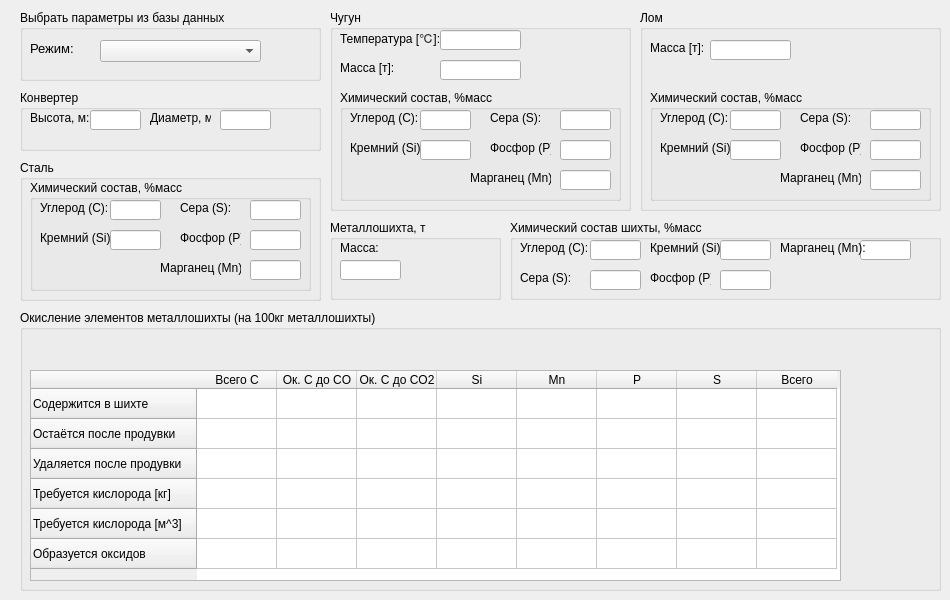
    <widget class="QWidget" name="tab">
     <attribute name="title">
      <string>Металлошихта</string>
     </attribute>
     <widget class="QGroupBox" name="groupBox">
      <property name="geometry">
       <rect>
        <x>20</x>
        <y>160</y>
        <width>301</width>
        <height>141</height>
       </rect>
      </property>
      <property name="title">
       <string>Сталь</string>
      </property>
      <widget class="QGroupBox" name="groupBox_4">
       <property name="geometry">
        <rect>
         <x>10</x>
         <y>20</y>
         <width>281</width>
         <height>111</height>
        </rect>
       </property>
       <property name="title">
        <string>Химический состав, %масс</string>
       </property>
       <widget class="QLabel" name="label">
        <property name="geometry">
         <rect>
          <x>10</x>
          <y>20</y>
          <width>71</width>
          <height>16</height>
         </rect>
        </property>
        <property name="text">
         <string>Углерод (C):</string>
        </property>
       </widget>
       <widget class="QLabel" name="label_2">
        <property name="geometry">
         <rect>
          <x>10</x>
          <y>50</y>
          <width>71</width>
          <height>16</height>
         </rect>
        </property>
        <property name="text">
         <string>Кремний (Si):</string>
        </property>
       </widget>
       <widget class="QLabel" name="label_3">
        <property name="geometry">
         <rect>
          <x>150</x>
          <y>20</y>
          <width>51</width>
          <height>16</height>
         </rect>
        </property>
        <property name="text">
         <string>Сера (S):</string>
        </property>
       </widget>
       <widget class="QLabel" name="label_4">
        <property name="geometry">
         <rect>
          <x>150</x>
          <y>50</y>
          <width>61</width>
          <height>16</height>
         </rect>
        </property>
        <property name="text">
         <string>Фосфор (P):</string>
        </property>
       </widget>
       <widget class="QLineEdit" name="steelCarbon">
        <property name="geometry">
         <rect>
          <x>80</x>
          <y>20</y>
          <width>51</width>
          <height>20</height>
         </rect>
        </property>
       </widget>
       <widget class="QLineEdit" name="steelSilicon">
        <property name="geometry">
         <rect>
          <x>80</x>
          <y>50</y>
          <width>51</width>
          <height>20</height>
         </rect>
        </property>
       </widget>
       <widget class="QLineEdit" name="steelSerum">
        <property name="geometry">
         <rect>
          <x>220</x>
          <y>20</y>
          <width>51</width>
          <height>20</height>
         </rect>
        </property>
       </widget>
       <widget class="QLineEdit" name="steelPhosphor">
        <property name="geometry">
         <rect>
          <x>220</x>
          <y>50</y>
          <width>51</width>
          <height>20</height>
         </rect>
        </property>
       </widget>
       <widget class="QLabel" name="label_26">
        <property name="geometry">
         <rect>
          <x>130</x>
          <y>80</y>
          <width>81</width>
          <height>16</height>
         </rect>
        </property>
        <property name="text">
         <string>Марганец (Mn):</string>
        </property>
       </widget>
       <widget class="QLineEdit" name="steelManganese">
        <property name="enabled">
         <bool>true</bool>
        </property>
        <property name="geometry">
         <rect>
          <x>220</x>
          <y>80</y>
          <width>51</width>
          <height>20</height>
         </rect>
        </property>
        <property name="text">
         <string/>
        </property>
       </widget>
      </widget>
     </widget>
     <widget class="QGroupBox" name="groupBox_2">
      <property name="geometry">
       <rect>
        <x>330</x>
        <y>10</y>
        <width>301</width>
        <height>201</height>
       </rect>
      </property>
      <property name="title">
       <string>Чугун</string>
      </property>
      <widget class="QLineEdit" name="castTemperature">
       <property name="geometry">
        <rect>
         <x>110</x>
         <y>20</y>
         <width>81</width>
         <height>20</height>
        </rect>
       </property>
       <property name="text">
        <string/>
       </property>
      </widget>
      <widget class="QLabel" name="label_5">
       <property name="geometry">
        <rect>
         <x>10</x>
         <y>20</y>
         <width>101</width>
         <height>16</height>
        </rect>
       </property>
       <property name="text">
        <string>Температура [℃]:</string>
       </property>
      </widget>
      <widget class="QLabel" name="label_6">
       <property name="geometry">
        <rect>
         <x>10</x>
         <y>50</y>
         <width>101</width>
         <height>16</height>
        </rect>
       </property>
       <property name="text">
        <string>Масса [т]:</string>
       </property>
      </widget>
      <widget class="QLineEdit" name="castWeight">
       <property name="geometry">
        <rect>
         <x>110</x>
         <y>50</y>
         <width>81</width>
         <height>20</height>
        </rect>
       </property>
       <property name="text">
        <string/>
       </property>
      </widget>
      <widget class="QGroupBox" name="groupBox_6">
       <property name="geometry">
        <rect>
         <x>10</x>
         <y>80</y>
         <width>281</width>
         <height>111</height>
        </rect>
       </property>
       <property name="title">
        <string>Химический состав, %масс</string>
       </property>
       <widget class="QLabel" name="label_7">
        <property name="geometry">
         <rect>
          <x>10</x>
          <y>20</y>
          <width>71</width>
          <height>16</height>
         </rect>
        </property>
        <property name="text">
         <string>Углерод (C):</string>
        </property>
       </widget>
       <widget class="QLabel" name="label_8">
        <property name="geometry">
         <rect>
          <x>10</x>
          <y>50</y>
          <width>71</width>
          <height>16</height>
         </rect>
        </property>
        <property name="text">
         <string>Кремний (Si):</string>
        </property>
       </widget>
       <widget class="QLabel" name="label_9">
        <property name="geometry">
         <rect>
          <x>150</x>
          <y>20</y>
          <width>51</width>
          <height>16</height>
         </rect>
        </property>
        <property name="text">
         <string>Сера (S):</string>
        </property>
       </widget>
       <widget class="QLabel" name="label_10">
        <property name="geometry">
         <rect>
          <x>150</x>
          <y>50</y>
          <width>61</width>
          <height>16</height>
         </rect>
        </property>
        <property name="text">
         <string>Фосфор (P):</string>
        </property>
       </widget>
       <widget class="QLineEdit" name="castCarbon">
        <property name="geometry">
         <rect>
          <x>80</x>
          <y>20</y>
          <width>51</width>
          <height>20</height>
         </rect>
        </property>
       </widget>
       <widget class="QLineEdit" name="castSilicon">
        <property name="geometry">
         <rect>
          <x>80</x>
          <y>50</y>
          <width>51</width>
          <height>20</height>
         </rect>
        </property>
       </widget>
       <widget class="QLineEdit" name="castSerum">
        <property name="geometry">
         <rect>
          <x>220</x>
          <y>20</y>
          <width>51</width>
          <height>20</height>
         </rect>
        </property>
       </widget>
       <widget class="QLineEdit" name="castPhosphor">
        <property name="geometry">
         <rect>
          <x>220</x>
          <y>50</y>
          <width>51</width>
          <height>20</height>
         </rect>
        </property>
       </widget>
       <widget class="QLineEdit" name="castManganese">
        <property name="enabled">
         <bool>true</bool>
        </property>
        <property name="geometry">
         <rect>
          <x>220</x>
          <y>80</y>
          <width>51</width>
          <height>20</height>
         </rect>
        </property>
        <property name="text">
         <string/>
        </property>
       </widget>
       <widget class="QLabel" name="label_24">
        <property name="geometry">
         <rect>
          <x>130</x>
          <y>80</y>
          <width>81</width>
          <height>16</height>
         </rect>
        </property>
        <property name="text">
         <string>Марганец (Mn):</string>
        </property>
       </widget>
      </widget>
     </widget>
     <widget class="QGroupBox" name="groupBox_5">
      <property name="geometry">
       <rect>
        <x>330</x>
        <y>220</y>
        <width>171</width>
        <height>80</height>
       </rect>
      </property>
      <property name="title">
       <string>Металлошихта, т</string>
      </property>
      <widget class="QLineEdit" name="MetalCharge">
       <property name="enabled">
        <bool>true</bool>
       </property>
       <property name="geometry">
        <rect>
         <x>10</x>
         <y>40</y>
         <width>61</width>
         <height>20</height>
        </rect>
       </property>
       <property name="readOnly">
        <bool>true</bool>
       </property>
      </widget>
      <widget class="QLabel" name="label_16">
       <property name="geometry">
        <rect>
         <x>10</x>
         <y>20</y>
         <width>41</width>
         <height>16</height>
        </rect>
       </property>
       <property name="text">
        <string>Масса:</string>
       </property>
      </widget>
      <widget class="QPushButton" name="calcMetalCharge">
       <property name="enabled">
        <bool>true</bool>
       </property>
       <property name="geometry">
        <rect>
         <x>110</x>
         <y>10</y>
         <width>51</width>
         <height>61</height>
        </rect>
       </property>
       <property name="text">
        <string/>
       </property>
       <property name="icon">
        <iconset>
         <normaloff>../Pictures/calculate.ico</normaloff>../Pictures/calculate.ico</iconset>
       </property>
       <property name="iconSize">
        <size>
         <width>48</width>
         <height>48</height>
        </size>
       </property>
       <property name="flat">
        <bool>true</bool>
       </property>
      </widget>
     </widget>
     <widget class="QGroupBox" name="groupBox_3">
      <property name="geometry">
       <rect>
        <x>640</x>
        <y>10</y>
        <width>301</width>
        <height>201</height>
       </rect>
      </property>
      <property name="title">
       <string>Лом</string>
      </property>
      <widget class="QLabel" name="label_11">
       <property name="geometry">
        <rect>
         <x>10</x>
         <y>30</y>
         <width>101</width>
         <height>16</height>
        </rect>
       </property>
       <property name="text">
        <string>Масса [т]:</string>
       </property>
      </widget>
      <widget class="QLineEdit" name="scrapWeight">
       <property name="geometry">
        <rect>
         <x>70</x>
         <y>30</y>
         <width>81</width>
         <height>20</height>
        </rect>
       </property>
       <property name="text">
        <string/>
       </property>
      </widget>
      <widget class="QGroupBox" name="groupBox_7">
       <property name="geometry">
        <rect>
         <x>10</x>
         <y>80</y>
         <width>281</width>
         <height>111</height>
        </rect>
       </property>
       <property name="title">
        <string>Химический состав, %масс</string>
       </property>
       <widget class="QLabel" name="label_12">
        <property name="geometry">
         <rect>
          <x>10</x>
          <y>20</y>
          <width>71</width>
          <height>16</height>
         </rect>
        </property>
        <property name="text">
         <string>Углерод (C):</string>
        </property>
       </widget>
       <widget class="QLabel" name="label_13">
        <property name="geometry">
         <rect>
          <x>10</x>
          <y>50</y>
          <width>71</width>
          <height>16</height>
         </rect>
        </property>
        <property name="text">
         <string>Кремний (Si):</string>
        </property>
       </widget>
       <widget class="QLabel" name="label_14">
        <property name="geometry">
         <rect>
          <x>150</x>
          <y>20</y>
          <width>51</width>
          <height>16</height>
         </rect>
        </property>
        <property name="text">
         <string>Сера (S):</string>
        </property>
       </widget>
       <widget class="QLabel" name="label_15">
        <property name="geometry">
         <rect>
          <x>150</x>
          <y>50</y>
          <width>61</width>
          <height>16</height>
         </rect>
        </property>
        <property name="text">
         <string>Фосфор (P):</string>
        </property>
       </widget>
       <widget class="QLineEdit" name="scrapCarbon">
        <property name="geometry">
         <rect>
          <x>80</x>
          <y>20</y>
          <width>51</width>
          <height>20</height>
         </rect>
        </property>
       </widget>
       <widget class="QLineEdit" name="scrapSilicon">
        <property name="geometry">
         <rect>
          <x>80</x>
          <y>50</y>
          <width>51</width>
          <height>20</height>
         </rect>
        </property>
       </widget>
       <widget class="QLineEdit" name="scrapSerum">
        <property name="geometry">
         <rect>
          <x>220</x>
          <y>20</y>
          <width>51</width>
          <height>20</height>
         </rect>
        </property>
       </widget>
       <widget class="QLineEdit" name="scrapPhosphor">
        <property name="geometry">
         <rect>
          <x>220</x>
          <y>50</y>
          <width>51</width>
          <height>20</height>
         </rect>
        </property>
       </widget>
       <widget class="QLabel" name="label_25">
        <property name="geometry">
         <rect>
          <x>130</x>
          <y>80</y>
          <width>81</width>
          <height>16</height>
         </rect>
        </property>
        <property name="text">
         <string>Марганец (Mn):</string>
        </property>
       </widget>
       <widget class="QLineEdit" name="scrapManganese">
        <property name="enabled">
         <bool>true</bool>
        </property>
        <property name="geometry">
         <rect>
          <x>220</x>
          <y>80</y>
          <width>51</width>
          <height>20</height>
         </rect>
        </property>
        <property name="text">
         <string/>
        </property>
       </widget>
      </widget>
     </widget>
     <widget class="QGroupBox" name="groupBox_8">
      <property name="geometry">
       <rect>
        <x>510</x>
        <y>220</y>
        <width>431</width>
        <height>80</height>
       </rect>
      </property>
      <property name="title">
       <string>Химический состав шихты, %масс</string>
      </property>
      <widget class="QLabel" name="label_17">
       <property name="geometry">
        <rect>
         <x>10</x>
         <y>20</y>
         <width>71</width>
         <height>16</height>
        </rect>
       </property>
       <property name="text">
        <string>Углерод (C):</string>
       </property>
      </widget>
      <widget class="QLineEdit" name="ChemCarbon">
       <property name="enabled">
        <bool>true</bool>
       </property>
       <property name="geometry">
        <rect>
         <x>80</x>
         <y>20</y>
         <width>51</width>
         <height>20</height>
        </rect>
       </property>
       <property name="readOnly">
        <bool>true</bool>
       </property>
      </widget>
      <widget class="QLabel" name="label_18">
       <property name="geometry">
        <rect>
         <x>10</x>
         <y>50</y>
         <width>51</width>
         <height>16</height>
        </rect>
       </property>
       <property name="text">
        <string>Сера (S):</string>
       </property>
      </widget>
      <widget class="QLineEdit" name="ChemSerum">
       <property name="enabled">
        <bool>true</bool>
       </property>
       <property name="geometry">
        <rect>
         <x>80</x>
         <y>50</y>
         <width>51</width>
         <height>20</height>
        </rect>
       </property>
       <property name="readOnly">
        <bool>true</bool>
       </property>
      </widget>
      <widget class="QLineEdit" name="ChemSilicon">
       <property name="enabled">
        <bool>true</bool>
       </property>
       <property name="geometry">
        <rect>
         <x>210</x>
         <y>20</y>
         <width>51</width>
         <height>20</height>
        </rect>
       </property>
       <property name="readOnly">
        <bool>true</bool>
       </property>
      </widget>
      <widget class="QLabel" name="label_19">
       <property name="geometry">
        <rect>
         <x>140</x>
         <y>20</y>
         <width>71</width>
         <height>16</height>
        </rect>
       </property>
       <property name="text">
        <string>Кремний (Si):</string>
       </property>
      </widget>
      <widget class="QLineEdit" name="ChemPhosphor">
       <property name="enabled">
        <bool>true</bool>
       </property>
       <property name="geometry">
        <rect>
         <x>210</x>
         <y>50</y>
         <width>51</width>
         <height>20</height>
        </rect>
       </property>
       <property name="readOnly">
        <bool>true</bool>
       </property>
      </widget>
      <widget class="QLabel" name="label_20">
       <property name="geometry">
        <rect>
         <x>140</x>
         <y>50</y>
         <width>61</width>
         <height>16</height>
        </rect>
       </property>
       <property name="text">
        <string>Фосфор (P):</string>
       </property>
      </widget>
      <widget class="QLineEdit" name="ChemManganese">
       <property name="enabled">
        <bool>true</bool>
       </property>
       <property name="geometry">
        <rect>
         <x>350</x>
         <y>20</y>
         <width>51</width>
         <height>20</height>
        </rect>
       </property>
       <property name="text">
        <string/>
       </property>
       <property name="readOnly">
        <bool>true</bool>
       </property>
      </widget>
      <widget class="QLabel" name="label_21">
       <property name="geometry">
        <rect>
         <x>270</x>
         <y>20</y>
         <width>91</width>
         <height>16</height>
        </rect>
       </property>
       <property name="text">
        <string>Марганец (Mn):</string>
       </property>
      </widget>
     </widget>
     <widget class="QGroupBox" name="groupBox_9">
      <property name="geometry">
       <rect>
        <x>20</x>
        <y>310</y>
        <width>921</width>
        <height>281</height>
       </rect>
      </property>
      <property name="title">
       <string>Окисление элементов металлошихты (на 100кг металлошихты)</string>
      </property>
      <widget class="QTableWidget" name="OxidationTable">
       <property name="enabled">
        <bool>true</bool>
       </property>
       <property name="geometry">
        <rect>
         <x>10</x>
         <y>60</y>
         <width>811</width>
         <height>211</height>
        </rect>
       </property>
       <attribute name="horizontalHeaderDefaultSectionSize">
        <number>80</number>
       </attribute>
       <row>
        <property name="text">
         <string>Содержится в шихте</string>
        </property>
       </row>
       <row>
        <property name="text">
         <string>Остаётся после продувки</string>
        </property>
       </row>
       <row>
        <property name="text">
         <string>Удаляется после продувки</string>
        </property>
       </row>
       <row>
        <property name="text">
         <string>Требуется кислорода [кг]</string>
        </property>
       </row>
       <row>
        <property name="text">
         <string>Требуется кислорода [м^3]</string>
        </property>
       </row>
       <row>
        <property name="text">
         <string>Образуется оксидов</string>
        </property>
       </row>
       <column>
        <property name="text">
         <string>Всего C</string>
        </property>
       </column>
       <column>
        <property name="text">
         <string>Ок. C до CO</string>
        </property>
       </column>
       <column>
        <property name="text">
         <string>Ок. C до CO2</string>
        </property>
       </column>
       <column>
        <property name="text">
         <string>Si</string>
        </property>
       </column>
       <column>
        <property name="text">
         <string>Mn</string>
        </property>
       </column>
       <column>
        <property name="text">
         <string>P</string>
        </property>
       </column>
       <column>
        <property name="text">
         <string>S</string>
        </property>
       </column>
       <column>
        <property name="text">
         <string>Всего</string>
        </property>
       </column>
       <item row="0" column="0">
        <property name="text">
         <string/>
        </property>
       </item>
      </widget>
      <widget class="QPushButton" name="calcTable">
       <property name="enabled">
        <bool>true</bool>
       </property>
       <property name="geometry">
        <rect>
         <x>830</x>
         <y>60</y>
         <width>51</width>
         <height>61</height>
        </rect>
       </property>
       <property name="text">
        <string/>
       </property>
       <property name="icon">
        <iconset>
         <normaloff>../Pictures/calculate.ico</normaloff>../Pictures/calculate.ico</iconset>
       </property>
       <property name="iconSize">
        <size>
         <width>48</width>
         <height>48</height>
        </size>
       </property>
       <property name="flat">
        <bool>true</bool>
       </property>
      </widget>
     </widget>
     <widget class="QGroupBox" name="groupBox_11">
      <property name="geometry">
       <rect>
        <x>20</x>
        <y>10</y>
        <width>301</width>
        <height>71</height>
       </rect>
      </property>
      <property name="title">
       <string>Выбрать параметры из базы данных</string>
      </property>
      <widget class="QComboBox" name="ModeComboBox">
       <property name="geometry">
        <rect>
         <x>80</x>
         <y>30</y>
         <width>161</width>
         <height>22</height>
        </rect>
       </property>
      </widget>
      <widget class="QLabel" name="label_23">
       <property name="geometry">
        <rect>
         <x>10</x>
         <y>30</y>
         <width>61</width>
         <height>16</height>
        </rect>
       </property>
       <property name="font">
        <font>
         <pointsize>10</pointsize>
        </font>
       </property>
       <property name="text">
        <string>Режим:</string>
       </property>
      </widget>
      <widget class="QPushButton" name="AddNewMode">
       <property name="enabled">
        <bool>false</bool>
       </property>
       <property name="geometry">
        <rect>
         <x>260</x>
         <y>30</y>
         <width>31</width>
         <height>21</height>
        </rect>
       </property>
       <property name="text">
        <string/>
       </property>
       <property name="icon">
        <iconset>
         <normaloff>../Pictures/add.ico</normaloff>../Pictures/add.ico</iconset>
       </property>
       <property name="flat">
        <bool>true</bool>
       </property>
      </widget>
     </widget>
     <widget class="QGroupBox" name="groupBox_13">
      <property name="geometry">
       <rect>
        <x>20</x>
        <y>90</y>
        <width>301</width>
        <height>61</height>
       </rect>
      </property>
      <property name="title">
       <string>Конвертер</string>
      </property>
      <widget class="QPushButton" name="CheckConverter">
       <property name="enabled">
        <bool>true</bool>
       </property>
       <property name="geometry">
        <rect>
         <x>260</x>
         <y>20</y>
         <width>31</width>
         <height>21</height>
        </rect>
       </property>
       <property name="text">
        <string/>
       </property>
       <property name="icon">
        <iconset>
         <normaloff>C:/Users/ilyal/YandexDisk/repos/SteelmakingConverter/Pictures/testing.ico</normaloff>C:/Users/ilyal/YandexDisk/repos/SteelmakingConverter/Pictures/testing.ico</iconset>
       </property>
       <property name="flat">
        <bool>true</bool>
       </property>
      </widget>
      <widget class="QLineEdit" name="height">
       <property name="geometry">
        <rect>
         <x>70</x>
         <y>20</y>
         <width>51</width>
         <height>20</height>
        </rect>
       </property>
       <property name="text">
        <string/>
       </property>
      </widget>
      <widget class="QLabel" name="label_28">
       <property name="geometry">
        <rect>
         <x>10</x>
         <y>20</y>
         <width>61</width>
         <height>16</height>
        </rect>
       </property>
       <property name="text">
        <string>Высота, м:</string>
       </property>
      </widget>
      <widget class="QLineEdit" name="diametr">
       <property name="geometry">
        <rect>
         <x>200</x>
         <y>20</y>
         <width>51</width>
         <height>20</height>
        </rect>
       </property>
       <property name="text">
        <string/>
       </property>
      </widget>
      <widget class="QLabel" name="label_30">
       <property name="geometry">
        <rect>
         <x>130</x>
         <y>20</y>
         <width>61</width>
         <height>16</height>
        </rect>
       </property>
       <property name="text">
        <string>Диаметр, м:</string>
       </property>
      </widget>
     </widget>
    </widget>
